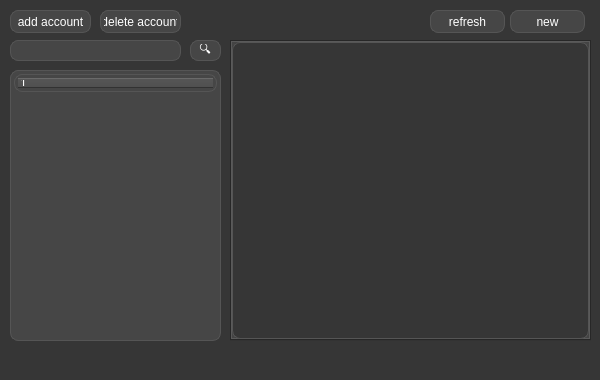
<?xml version="1.0" encoding="UTF-8"?>
<ui version="4.0">
 <class>MainWindow</class>
 <widget class="QMainWindow" name="MainWindow">
  <property name="geometry">
   <rect>
    <x>0</x>
    <y>0</y>
    <width>600</width>
    <height>380</height>
   </rect>
  </property>
  <property name="windowTitle">
   <string>MainWindow</string>
  </property>
  <property name="styleSheet">
   <string notr="true">background-color:rgb(54, 54, 54)</string>
  </property>
  <widget class="QWidget" name="centralwidget">
   <widget class="QTabWidget" name="mailTab">
    <property name="geometry">
     <rect>
      <x>230</x>
      <y>40</y>
      <width>361</width>
      <height>301</height>
     </rect>
    </property>
    <property name="styleSheet">
     <string notr="true">border:1px solid rgb(85, 85, 85); 
border-radius: 8px; 
padding: 3px;</string>
    </property>
    <property name="currentIndex">
     <number>-1</number>
    </property>
    <property name="tabsClosable">
     <bool>true</bool>
    </property>
   </widget>
   <widget class="QTreeWidget" name="treeWidget">
    <property name="geometry">
     <rect>
      <x>10</x>
      <y>70</y>
      <width>211</width>
      <height>271</height>
     </rect>
    </property>
    <property name="styleSheet">
     <string notr="true">border:1px solid rgb(85, 85, 85); 
border-radius: 8px; 
padding: 3px; 
background-color: rgb(70, 70, 70); 
color: rgb(255, 255, 255)</string>
    </property>
    <property name="indentation">
     <number>2</number>
    </property>
    <column>
     <property name="text">
      <string notr="true">1</string>
     </property>
    </column>
   </widget>
   <widget class="QPushButton" name="newButton">
    <property name="geometry">
     <rect>
      <x>510</x>
      <y>10</y>
      <width>75</width>
      <height>23</height>
     </rect>
    </property>
    <property name="styleSheet">
     <string notr="true">border:1px solid rgb(85, 85, 85); 
border-radius: 8px; 
padding: 3px; 
background-color: rgb(70, 70, 70); 
color: rgb(255, 255, 255)</string>
    </property>
    <property name="text">
     <string>new</string>
    </property>
   </widget>
   <widget class="QPushButton" name="refreshButton">
    <property name="geometry">
     <rect>
      <x>430</x>
      <y>10</y>
      <width>75</width>
      <height>23</height>
     </rect>
    </property>
    <property name="styleSheet">
     <string notr="true">border:1px solid rgb(85, 85, 85); 
border-radius: 8px; 
padding: 3px; 
background-color: rgb(70, 70, 70); 
color: rgb(255, 255, 255)</string>
    </property>
    <property name="text">
     <string>refresh</string>
    </property>
   </widget>
   <widget class="QPushButton" name="accountButton">
    <property name="geometry">
     <rect>
      <x>10</x>
      <y>10</y>
      <width>81</width>
      <height>23</height>
     </rect>
    </property>
    <property name="styleSheet">
     <string notr="true">border:1px solid rgb(85, 85, 85); 
border-radius: 8px; 
padding: 3px; 
background-color: rgb(70, 70, 70); 
color: rgb(255, 255, 255)</string>
    </property>
    <property name="text">
     <string>add account</string>
    </property>
   </widget>
   <widget class="QPushButton" name="deleteButton">
    <property name="geometry">
     <rect>
      <x>100</x>
      <y>10</y>
      <width>81</width>
      <height>23</height>
     </rect>
    </property>
    <property name="styleSheet">
     <string notr="true">border:1px solid rgb(85, 85, 85); 
border-radius: 8px; 
padding: 3px; 
background-color: rgb(70, 70, 70); 
color: rgb(255, 255, 255)</string>
    </property>
    <property name="text">
     <string>delete account</string>
    </property>
   </widget>
   <widget class="QLineEdit" name="searchLineEdit">
    <property name="geometry">
     <rect>
      <x>10</x>
      <y>40</y>
      <width>171</width>
      <height>21</height>
     </rect>
    </property>
    <property name="styleSheet">
     <string notr="true">border:1px solid rgb(85, 85, 85); 
border-radius: 8px; 
padding: 3px; 
background-color: rgb(70, 70, 70); 
color: rgb(255, 255, 255)</string>
    </property>
   </widget>
   <widget class="QPushButton" name="searchButton">
    <property name="geometry">
     <rect>
      <x>190</x>
      <y>40</y>
      <width>31</width>
      <height>21</height>
     </rect>
    </property>
    <property name="styleSheet">
     <string notr="true">border:1px solid rgb(85, 85, 85); 
border-radius: 8px; 
padding: 3px; 
background-color: rgb(70, 70, 70); 
color: rgb(255, 255, 255)</string>
    </property>
    <property name="text">
     <string>🔍</string>
    </property>
   </widget>
  </widget>
  <widget class="QStatusBar" name="statusbar"/>
 </widget>
 <resources/>
 <connections/>
</ui>
